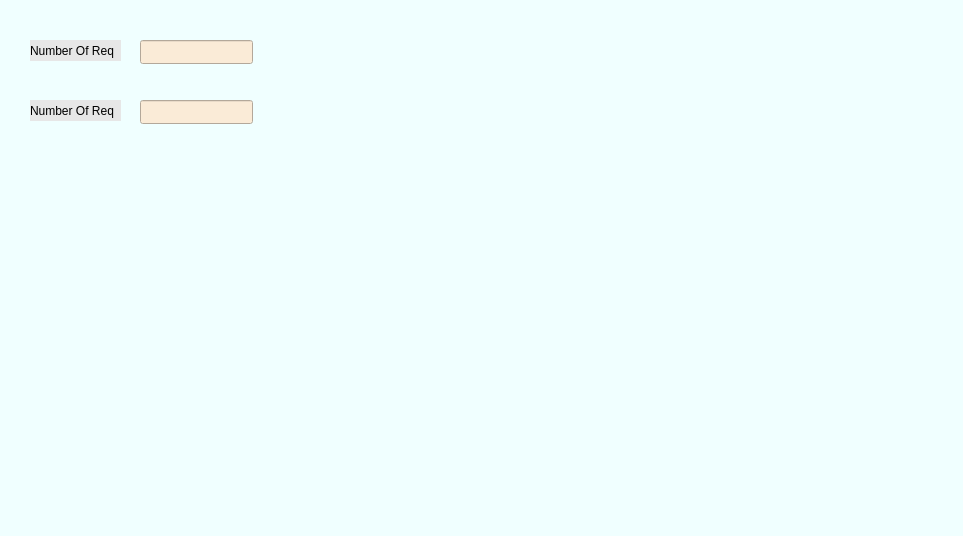
<?xml version="1.0" encoding="UTF-8"?>
<ui version="4.0">
 <class>MainWindow</class>
 <widget class="QMainWindow" name="MainWindow">
  <property name="geometry">
   <rect>
    <x>0</x>
    <y>0</y>
    <width>963</width>
    <height>536</height>
   </rect>
  </property>
  <property name="windowTitle">
   <string>MainWindow</string>
  </property>
  <property name="autoFillBackground">
   <bool>false</bool>
  </property>
  <property name="styleSheet">
   <string notr="true"> background-color: Azure</string>
  </property>
  <widget class="QWidget" name="centralwidget">
   <widget class="QLineEdit" name="num_req">
    <property name="geometry">
     <rect>
      <x>140</x>
      <y>40</y>
      <width>113</width>
      <height>24</height>
     </rect>
    </property>
    <property name="styleSheet">
     <string notr="true">background-color: AntiqueWhite</string>
    </property>
   </widget>
   <widget class="QLabel" name="label">
    <property name="geometry">
     <rect>
      <x>30</x>
      <y>40</y>
      <width>91</width>
      <height>21</height>
     </rect>
    </property>
    <property name="styleSheet">
     <string notr="true">background-color: #e7e7e7; color: black;</string>
    </property>
    <property name="text">
     <string>Number Of Req</string>
    </property>
   </widget>
   <widget class="QLineEdit" name="num_req_2">
    <property name="geometry">
     <rect>
      <x>140</x>
      <y>100</y>
      <width>113</width>
      <height>24</height>
     </rect>
    </property>
    <property name="styleSheet">
     <string notr="true">background-color: AntiqueWhite</string>
    </property>
   </widget>
   <widget class="QLabel" name="label_2">
    <property name="geometry">
     <rect>
      <x>30</x>
      <y>100</y>
      <width>91</width>
      <height>21</height>
     </rect>
    </property>
    <property name="styleSheet">
     <string notr="true">background-color: #e7e7e7; color: black;</string>
    </property>
    <property name="text">
     <string>Number Of Req</string>
    </property>
   </widget>
   <widget class="QWidget" name="gridLayoutWidget">
    <property name="geometry">
     <rect>
      <x>30</x>
      <y>160</y>
      <width>921</width>
      <height>301</height>
     </rect>
    </property>
    <layout class="QGridLayout" name="gridLayout"/>
   </widget>
  </widget>
  <widget class="QMenuBar" name="menubar">
   <property name="geometry">
    <rect>
     <x>0</x>
     <y>0</y>
     <width>963</width>
     <height>25</height>
    </rect>
   </property>
  </widget>
  <widget class="QStatusBar" name="statusbar"/>
 </widget>
 <resources/>
 <connections/>
</ui>
